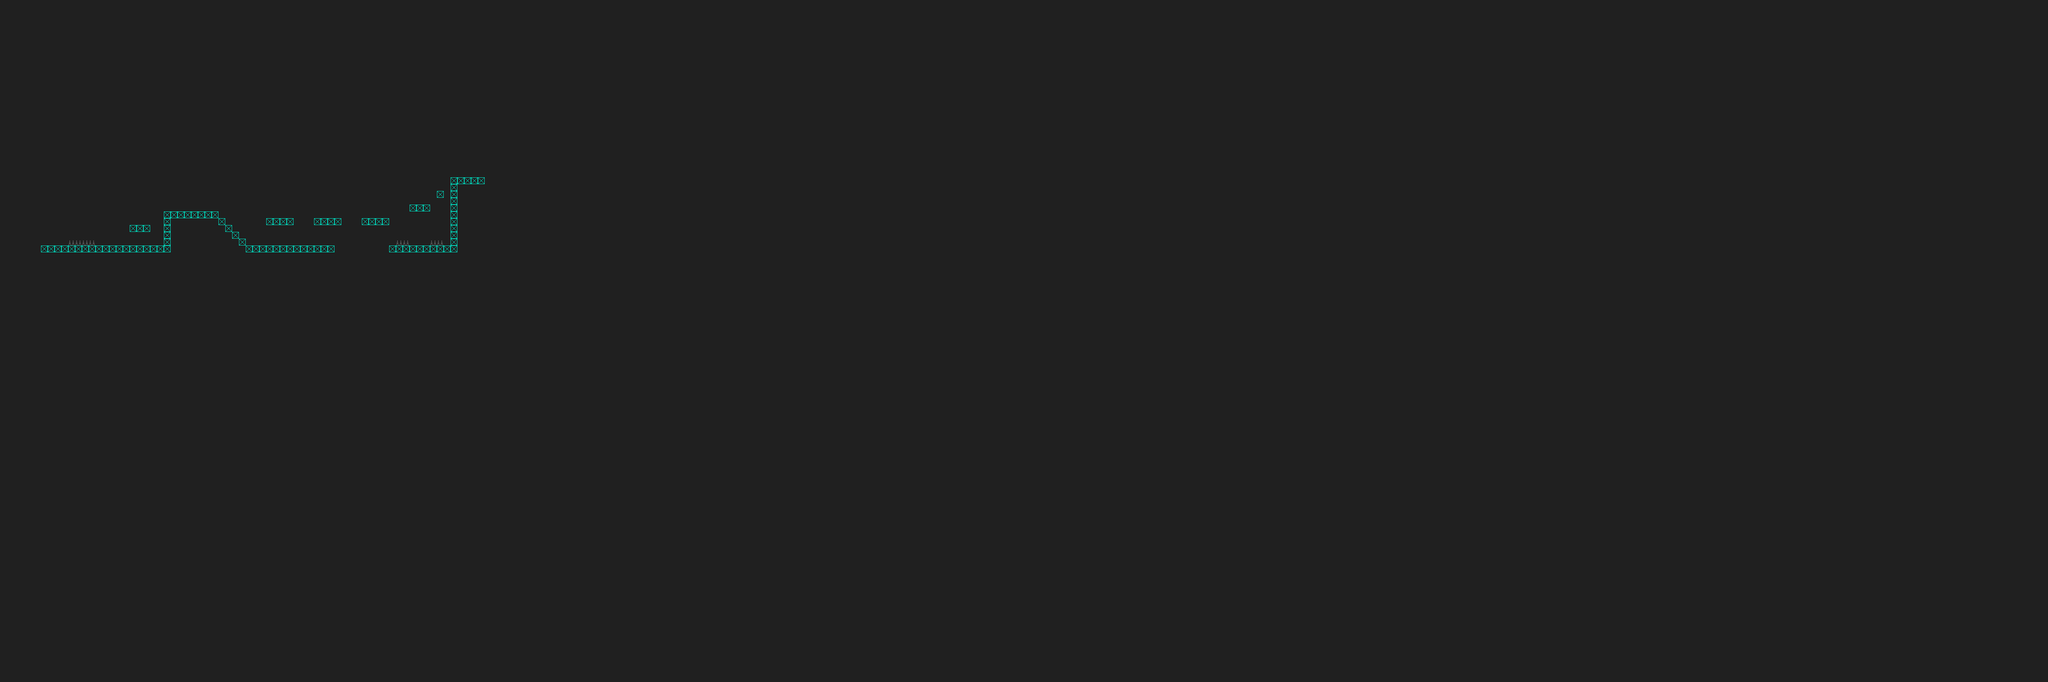

Rendered tile map (Tiled .tmx) drawn with the repository's tilesets; below, a short description and the map source with its tile grids summarised:
An orthogonal 300x100 tile map with 16x16 px tiles, 2 tile layers (Ground, Hazards) and 2 objects.

<map version="1.0" orientation="orthogonal" renderorder="left-up" width="300" height="100" tilewidth="16" tileheight="16" backgroundcolor="#202020" nextobjectid="1">
 <properties>
  <property name="unity:scale" value="0.0625" />
 </properties>
 <tileset firstgid="1" name="basic_tileset" tilewidth="16" tileheight="16" tilecount="64" columns="8">
  <image source="../Art/GPJ_2D_Platformer_Sprites.png" width="128" height="128" />
  <tile id="16">
   <objectgroup draworder="index">
    <object id="1" x="0" y="0" width="16" height="16.0313" />
   </objectgroup>
  </tile>
  <tile id="17">
   <objectgroup draworder="index">
    <object id="12" x="-0.03125" y="3.9375" width="15.1563" height="12.0313" />
   </objectgroup>
  </tile>
 </tileset>
 <layer name="Ground" width="300" height="100">
  <properties>
   <property name="unity:layer" value="Ground" />
   <property name="unity:tag" value="Ground" />
  </properties>
  <data>[30000 cells, 91 non-empty, 1 distinct tile ids]</data>
 </layer>
 <layer name="Hazards" width="300" height="100">
  <properties>
   <property name="unity:isTrigger" value="true" />
  </properties>
  <data>[30000 cells, 8 non-empty, 1 distinct tile ids]</data>
 </layer>
</map>
